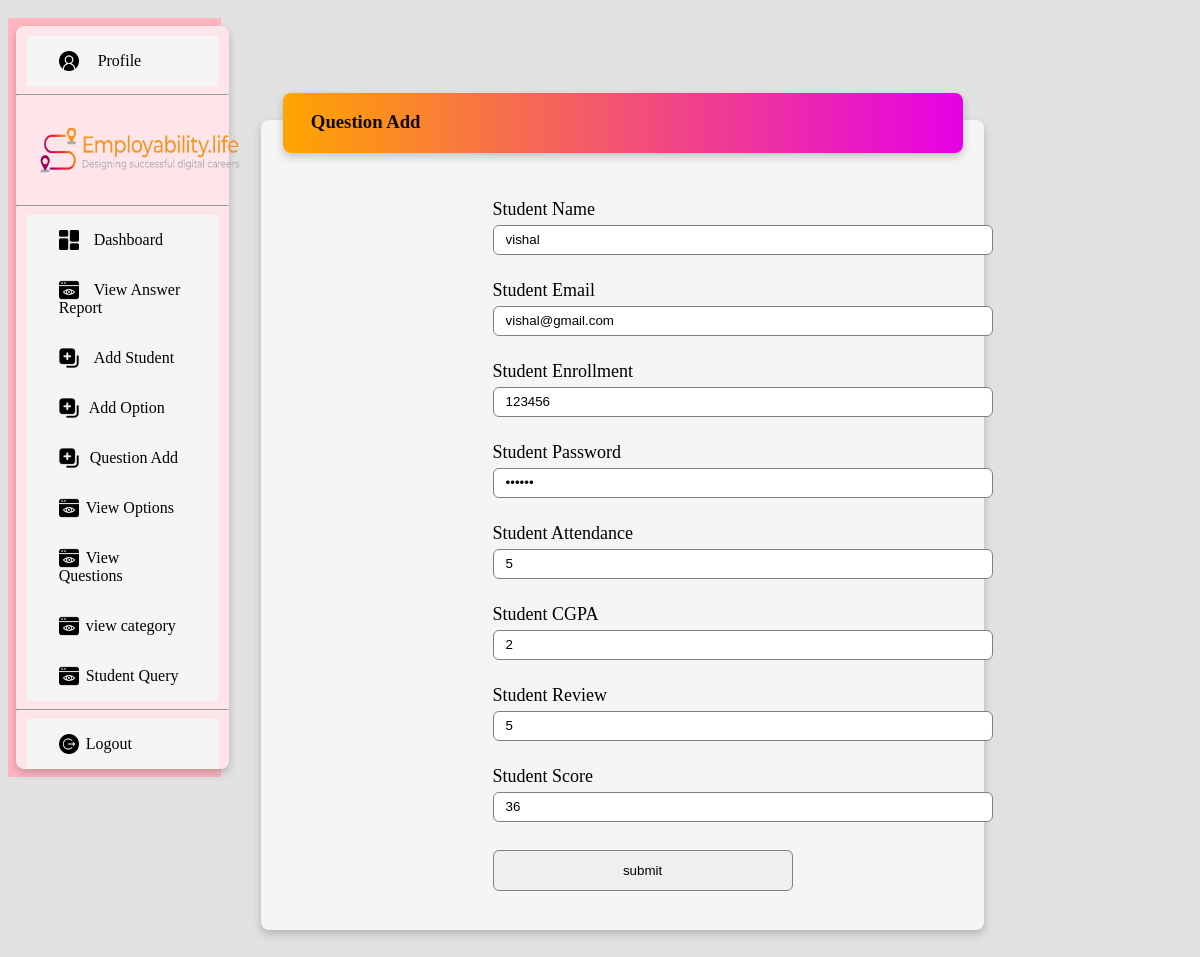
The app's page /edit_student/3, older data.
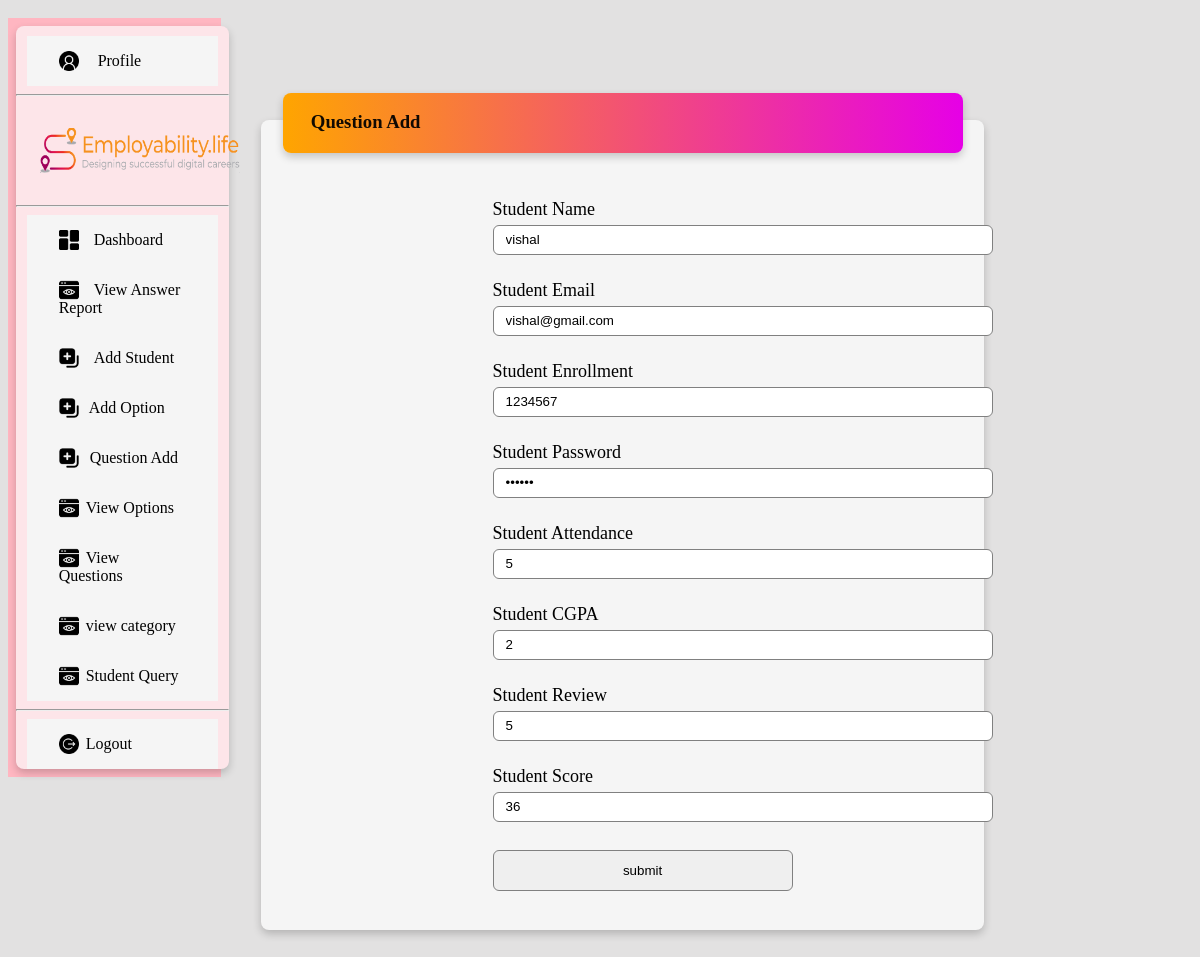
The same page, newer data.
### quiz/models.py (models this page shows, shortened)
class registerform(models.Model):
    name=models.CharField(max_length=100)
    email=models.EmailField()
    Enrollment_No=models.CharField(max_length=100)
    password=models.CharField(max_length=20)
    Attendance=models.PositiveIntegerField(default=0,blank=True)
    cgpa=models.IntegerField("CGPA",default=0,blank=True)
    gpa=models.IntegerField("GPA",default=0,blank=True)
    review=models.IntegerField(default=0,blank=True)
    score=models.PositiveIntegerField(default=0,blank=True,)

### quiz/views.py (the view, shortened to what this page needs)
# urls.py: path('edit_student/<int:id>',edit_student,name='edit_student'),
def edit_student(request,id):
    obj=registerform.objects.get(id=id)
    return render(request,'editstudent.html',{'obj':obj})

### quiz/templates/editstudent.html (shortened to what this page needs)
{% extends 'admin_base.html' %}
{% load static %}
{% block content %}
<div class="viewtabledrd">
    <div class="viewtabledrd">
        <div class="card createtest">
            <div class="card questionadd">
                <h3 class="questionaddtitle" style="font-weight: bold;">&nbsp &nbsp &nbsp Question Add</h3>
            </div>
            <div class="questionaddform">
                <form method="post">
                    <label>Student Name</label>
                    <input type="text" value="{{obj.name}}" placeholder="Enter name" style="width: 500px; height: 30px;"
                        class="questiontitle" id="questiontitle" name="name" />
                    <label>Student Email</label>
                    <input type="email" value="{{obj.email}}" placeholder="Enter email" required
                        style="width: 500px; height: 30px;" class="questiontitle" id="questiontitle" name="email" />
                    <label>Student Enrollment</label>
                    <input type="number" value="{{obj.Enrollment_No}}" placeholder="Enter Enrollment number" required
                        style="width: 500px; height: 30px;" class="questiontitle" id="questiontitle" name="en.no" />
                    <label>Student Password</label>
                    <input type="password" value="{{obj.password}}" placeholder="Enter password" required
                        style="width: 500px; height: 30px;" class="questiontitle" id="questiontitle" name="password" />
                    <label>Student Attendance</label>
                    <input type="number" max="12" min="0" value="{{obj.Attendance}}" placeholder="Enter Attendance"
                        style="width: 500px; height: 30px;" class="questiontitle" id="questiontitle"
                        name="attendance" />
                    <label>Student CGPA</label>
                    <input type="Number" max="7" min="0" value="{{obj.cgpa}}" placeholder="Enter CGPA"
                        style="width: 500px; height: 30px;" class="questiontitle" id="questiontitle" name="cgpa" />
                    <label>Student Review</label>
                    <input type="number" max="10" min="0" value="{{obj.review}}" placeholder="Enter review"
                        style="width: 500px; height: 30px;" class="questiontitle" id="questiontitle" name="review" />
                    <label>Student Score</label>
                    <input type="number" value="{{obj.score}}" placeholder="Enter score" required
                        style="width: 500px; height: 30px;" class="questiontitle" id="questiontitle" name="score" />
                    <br>
                    <br>
                    <input type="submit" value="submit" />
                </form>
            </div>
        </div>
    </div>
    {% endblock %}

Row changes from the older to the newer data that the page shows:
changed registerform "vishal": Enrollment_No "123456" → "1234567"
